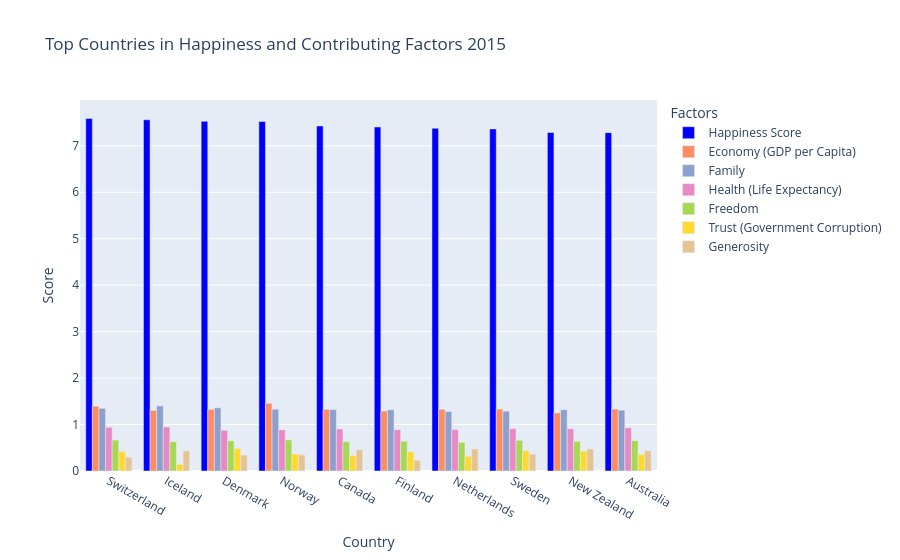

Notebook code cell kept with this figure:
### Markdown cell above
1:What countries or regions rank the highest in overall happiness and each of the six factors contributing to happiness?

### Code cell
# Finding the top countries for each factor
top_countries = df_15.nlargest(10, 'Happiness Score')

# Create a bar chart for overall happiness score
fig = go.Figure()

fig.add_trace(go.Bar(
    x=top_countries['Country'],
    y=top_countries['Happiness Score'],
    name='Happiness Score',
    marker_color='blue'
))

for factor in ['Economy (GDP per Capita)', 'Family', 'Health (Life Expectancy)', 
               'Freedom', 'Trust (Government Corruption)', 'Generosity']:
    fig.add_trace(go.Bar(
        x=top_countries['Country'],
        y=top_countries[factor],
        name=factor,
        marker_color=px.colors.qualitative.Set2[len(fig.data) % len(px.colors.qualitative.Set2)]
    ))

fig.update_layout(
    title='Top Countries in Happiness and Contributing Factors 2015',
    barmode='group',
    xaxis_title='Country',
    yaxis_title='Score',
    legend_title='Factors'
)

fig.show()

### Figure 1 — Plotly figure (JSON) as saved in the notebook; plotly's stock layout.template omitted (floating-point values rounded to 4 significant figures)
{"data": [{"marker": {"color": "blue"}, "name": "Happiness Score", "type": "bar", "x": ["Switzerland", "Iceland", "Denmark", "Norway", "Canada", "Finland", "Netherlands", "Sweden", "New Zealand", "Australia"], "y": [7.587, 7.561, 7.527, 7.522, 7.427, 7.406, 7.378, 7.364, 7.286, 7.284]}, {"marker": {"color": "rgb(252,141,98)"}, "name": "Economy (GDP per Capita)", "type": "bar", "x": ["Switzerland", "Iceland", "Denmark", "Norway", "Canada", "Finland", "Netherlands", "Sweden", "New Zealand", "Australia"], "y": [1.397, 1.302, 1.325, 1.459, 1.326, 1.29, 1.329, 1.332, 1.25, 1.334]}, {"marker": {"color": "rgb(141,160,203)"}, "name": "Family", "type": "bar", "x": ["Switzerland", "Iceland", "Denmark", "Norway", "Canada", "Finland", "Netherlands", "Sweden", "New Zealand", "Australia"], "y": [1.35, 1.402, 1.361, 1.331, 1.323, 1.318, 1.28, 1.289, 1.32, 1.309]}, {"marker": {"color": "rgb(231,138,195)"}, "name": "Health (Life Expectancy)", "type": "bar", "x": ["Switzerland", "Iceland", "Denmark", "Norway", "Canada", "Finland", "Netherlands", "Sweden", "New Zealand", "Australia"], "y": [0.9414, 0.9478, 0.8746, 0.8852, 0.9056, 0.8891, 0.8928, 0.9109, 0.9084, 0.9316]}, {"marker": {"color": "rgb(166,216,84)"}, "name": "Freedom", "type": "bar", "x": ["Switzerland", "Iceland", "Denmark", "Norway", "Canada", "Finland", "Netherlands", "Sweden", "New Zealand", "Australia"], "y": [0.6656, 0.6288, 0.6494, 0.6697, 0.633, 0.6417, 0.6158, 0.6598, 0.6394, 0.6512]}, {"marker": {"color": "rgb(255,217,47)"}, "name": "Trust (Government Corruption)", "type": "bar", "x": ["Switzerland", "Iceland", "Denmark", "Norway", "Canada", "Finland", "Netherlands", "Sweden", "New Zealand", "Australia"], "y": [0.4198, 0.1414, 0.4836, 0.365, 0.3296, 0.4137, 0.3181, 0.4384, 0.4292, 0.3564]}, {"marker": {"color": "rgb(229,196,148)"}, "name": "Generosity", "type": "bar", "x": ["Switzerland", "Iceland", "Denmark", "Norway", "Canada", "Finland", "Netherlands", "Sweden", "New Zealand", "Australia"], "y": [0.2968, 0.4363, 0.3414, 0.347, 0.4581, 0.2335, 0.4761, 0.3626, 0.475, 0.4356]}], "layout": {"barmode": "group", "legend": {"title": {"text": "Factors"}}, "title": {"text": "Top Countries in Happiness and Contributing Factors 2015"}, "xaxis": {"title": {"text": "Country"}}, "yaxis": {"title": {"text": "Score"}}}}
